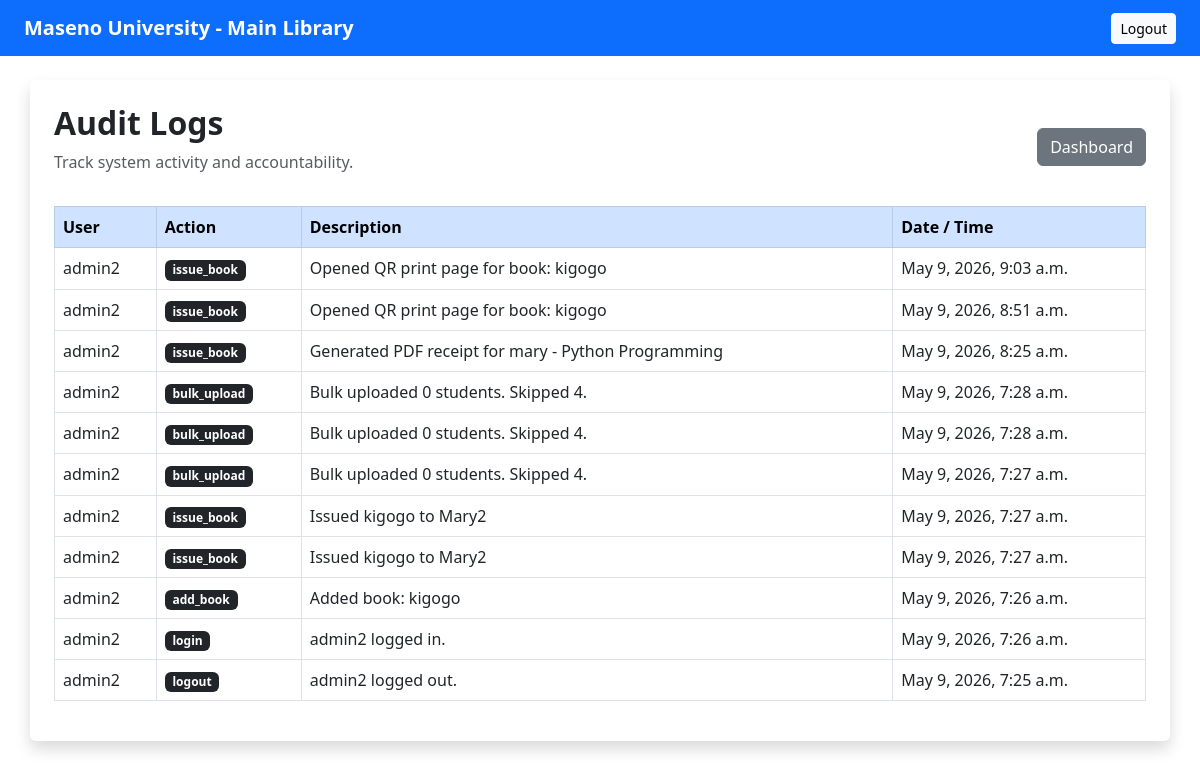
The page /audit-logs/ (signed in) on the database its author committed.
### core/models.py (models this page shows, shortened)
class SystemSettings(models.Model):
    school_name = models.CharField(max_length=200, default="Maseno SmartLib")
    library_name = models.CharField(max_length=200, default="School Library")
    school_email = models.EmailField(blank=True, null=True)
    school_phone = models.CharField(max_length=50, blank=True, null=True)
    address = models.CharField(max_length=255, blank=True, null=True)
    logo = models.ImageField(upload_to='logos/', blank=True, null=True)
    theme_color = models.CharField(max_length=20, default="#0d6efd")
    class Meta:
        verbose_name = "System Setting"
        verbose_name_plural = "System Settings"

class AuditLog(models.Model):
    ACTION_CHOICES = [
        ('login', 'Login'),
        ('logout', 'Logout'),
        ('add_user', 'Add User'),
        ('edit_user', 'Edit User'),
        ('delete_user', 'Delete User'),
        ('bulk_upload', 'Bulk Upload'),
        ('add_book', 'Add Book'),
        ('edit_book', 'Edit Book'),
        ('delete_book', 'Delete Book'),
        ('issue_book', 'Issue Book'),
        ('return_book', 'Return Book'),
        ('fine_paid', 'Fine Paid'),
        ('password_reset', 'Password Reset'),
    ]
    user = models.ForeignKey(
        User,
        on_delete=models.SET_NULL,
        null=True,
        blank=True
    )
    action = models.CharField(
        max_length=50,
        choices=ACTION_CHOICES
    )
    description = models.TextField()
    created_at = models.DateTimeField(auto_now_add=True)
    class Meta:
        ordering = ['-created_at']

### core/views.py (the view)
@login_required
def audit_logs(request):
    if not admin_required(request.user):
        return forbidden_page()
    logs = AuditLog.objects.select_related('user').all()[:200]
    return render(request, 'core/audit_logs.html', {
        'system_settings': get_settings(),
        'logs': logs
    })

### core/views.py (called while the page is built)
def get_settings():
    system_settings = SystemSettings.objects.order_by('-id').first()
    if system_settings is None:
        system_settings = SystemSettings.objects.create(
            school_name="Maseno University",
            library_name="Main Library",
            theme_color="#0d6efd"
        )
    return system_settings

def get_user_profile(user):
    profile, created = Profile.objects.get_or_create(
        user=user,
        defaults={'role': 'student'}
    )
    return profile

def admin_required(user):
    return get_user_profile(user).role == 'admin'

### templates/core/audit_logs.html (shortened to what this page needs)
<!DOCTYPE html>
<html>
<head>
    <link href="https://cdn.jsdelivr.net/npm/bootstrap@5.3.0/dist/css/bootstrap.min.css" rel="stylesheet">
</head>
<body style="background:url('https://images.unsplash.com/photo-1524995997946-a1c2e315a42f') no-repeat center center fixed;background-size:cover;">
<nav class="navbar navbar-dark px-4" style="background: {{ system_settings.theme_color }};">
    <span class="navbar-brand fw-bold">
        {{ system_settings.school_name }} - {{ system_settings.library_name }}
    </span>
    <a href="{% url 'logout' %}" class="btn btn-light btn-sm">Logout</a>
</nav>
<div class="container mt-4 bg-white p-4 rounded shadow">
    <div class="d-flex justify-content-between align-items-center mb-3">
        <div>
            <h2 class="fw-bold">Audit Logs</h2>
            <p class="text-muted">Track system activity and accountability.</p>
        </div>
        <a href="{% url 'dashboard' %}" class="btn btn-secondary">Dashboard</a>
    </div>
    <table class="table table-bordered table-hover">
        <thead class="table-primary">
            <tr>
                <th>User</th>
                <th>Action</th>
                <th>Description</th>
                <th>Date / Time</th>
            </tr>
        </thead>
        <tbody>
            {% for log in logs %}
            <tr>
                <td>
                    {% if log.user %}
                        {{ log.user.username }}
                    {% else %}
                        System
                    {% endif %}
                </td>
                <td>
                    <span class="badge bg-dark">{{ log.action }}</span>
                </td>
                <td>{{ log.description }}</td>
                <td>{{ log.created_at }}</td>
            </tr>
            {% empty %}
            <tr>
                <td colspan="4" class="text-center">No audit logs yet.</td>
            </tr>
            {% endfor %}
        </tbody>
    </table>
</div>
</body>
</html>

### rows shown on the page
SystemSettings: school_name "Maseno University", library_name "Main Library"
AuditLog: user.username "admin2", action "issue_book", description "Opened QR print page for book: kigogo", created_at "May 9, 2026, 9:03 a.m."
AuditLog: user.username "admin2", action "issue_book", description "Opened QR print page for book: kigogo", created_at "May 9, 2026, 8:51 a.m."
AuditLog: user.username "admin2", action "issue_book", description "Generated PDF receipt for mary - Python Programming", created_at "May 9, 2026, 8:25 a.m."
AuditLog: user.username "admin2", action "bulk_upload", description "Bulk uploaded 0 students. Skipped 4.", created_at "May 9, 2026, 7:28 a.m."
AuditLog: user.username "admin2", action "bulk_upload", description "Bulk uploaded 0 students. Skipped 4.", created_at "May 9, 2026, 7:28 a.m."
AuditLog: user.username "admin2", action "bulk_upload", description "Bulk uploaded 0 students. Skipped 4.", created_at "May 9, 2026, 7:27 a.m."
AuditLog: user.username "admin2", action "issue_book", description "Issued kigogo to Mary2", created_at "May 9, 2026, 7:27 a.m."
AuditLog: user.username "admin2", action "issue_book", description "Issued kigogo to Mary2", created_at "May 9, 2026, 7:27 a.m."
AuditLog: user.username "admin2", action "add_book", description "Added book: kigogo", created_at "May 9, 2026, 7:26 a.m."
AuditLog: user.username "admin2", action "login", description "admin2 logged in.", created_at "May 9, 2026, 7:26 a.m."
AuditLog: user.username "admin2", action "logout", description "admin2 logged out.", created_at "May 9, 2026, 7:25 a.m."
